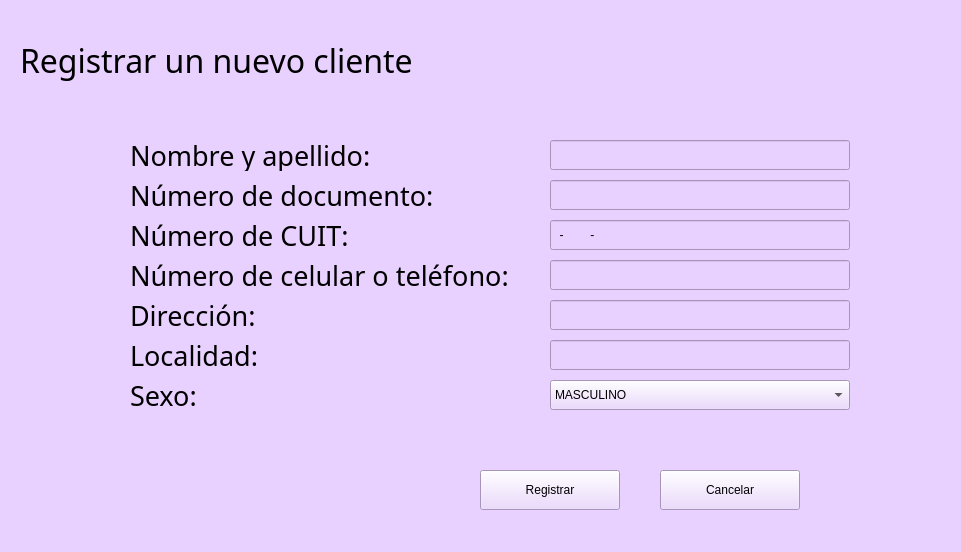
<?xml version="1.0" encoding="UTF-8"?>
<ui version="4.0">
 <class>MainWindow</class>
 <widget class="QMainWindow" name="MainWindow">
  <property name="geometry">
   <rect>
    <x>0</x>
    <y>0</y>
    <width>961</width>
    <height>552</height>
   </rect>
  </property>
  <property name="windowTitle">
   <string>MainWindow</string>
  </property>
  <property name="styleSheet">
   <string notr="true">background-color: rgb(232, 208, 255);</string>
  </property>
  <widget class="QWidget" name="centralwidget">
   <widget class="QLabel" name="label_2">
    <property name="geometry">
     <rect>
      <x>20</x>
      <y>40</y>
      <width>411</width>
      <height>41</height>
     </rect>
    </property>
    <property name="font">
     <font>
      <family>Century Gothic</family>
      <pointsize>24</pointsize>
      <weight>9</weight>
      <italic>false</italic>
      <bold>false</bold>
     </font>
    </property>
    <property name="styleSheet">
     <string notr="true">font: 75 24pt &quot;Century Gothic&quot;;
</string>
    </property>
    <property name="text">
     <string>Registrar un nuevo cliente</string>
    </property>
   </widget>
   <widget class="QLabel" name="label_3">
    <property name="geometry">
     <rect>
      <x>130</x>
      <y>140</y>
      <width>261</width>
      <height>31</height>
     </rect>
    </property>
    <property name="font">
     <font>
      <family>Century Gothic</family>
      <pointsize>20</pointsize>
      <weight>50</weight>
      <italic>false</italic>
      <bold>false</bold>
     </font>
    </property>
    <property name="styleSheet">
     <string notr="true">font: 20pt &quot;Century Gothic&quot;;</string>
    </property>
    <property name="text">
     <string>Nombre y apellido:</string>
    </property>
   </widget>
   <widget class="QLabel" name="label_4">
    <property name="geometry">
     <rect>
      <x>130</x>
      <y>180</y>
      <width>330</width>
      <height>30</height>
     </rect>
    </property>
    <property name="font">
     <font>
      <family>Century Gothic</family>
      <pointsize>20</pointsize>
      <weight>50</weight>
      <italic>false</italic>
      <bold>false</bold>
     </font>
    </property>
    <property name="styleSheet">
     <string notr="true">font: 20pt &quot;Century Gothic&quot;;</string>
    </property>
    <property name="text">
     <string>Número de documento:</string>
    </property>
   </widget>
   <widget class="QLabel" name="label_5">
    <property name="geometry">
     <rect>
      <x>130</x>
      <y>220</y>
      <width>230</width>
      <height>30</height>
     </rect>
    </property>
    <property name="font">
     <font>
      <family>Century Gothic</family>
      <pointsize>20</pointsize>
      <weight>50</weight>
      <italic>false</italic>
      <bold>false</bold>
     </font>
    </property>
    <property name="styleSheet">
     <string notr="true">font: 20pt &quot;Century Gothic&quot;;</string>
    </property>
    <property name="text">
     <string>Número de CUIT:</string>
    </property>
   </widget>
   <widget class="QLabel" name="label_6">
    <property name="geometry">
     <rect>
      <x>130</x>
      <y>260</y>
      <width>410</width>
      <height>30</height>
     </rect>
    </property>
    <property name="font">
     <font>
      <family>Century Gothic</family>
      <pointsize>20</pointsize>
      <weight>50</weight>
      <italic>false</italic>
      <bold>false</bold>
     </font>
    </property>
    <property name="styleSheet">
     <string notr="true">font: 20pt &quot;Century Gothic&quot;;</string>
    </property>
    <property name="text">
     <string>Número de celular o teléfono:</string>
    </property>
   </widget>
   <widget class="QLabel" name="label_7">
    <property name="geometry">
     <rect>
      <x>130</x>
      <y>300</y>
      <width>140</width>
      <height>30</height>
     </rect>
    </property>
    <property name="font">
     <font>
      <family>Century Gothic</family>
      <pointsize>20</pointsize>
      <weight>50</weight>
      <italic>false</italic>
      <bold>false</bold>
     </font>
    </property>
    <property name="styleSheet">
     <string notr="true">font: 20pt &quot;Century Gothic&quot;;</string>
    </property>
    <property name="text">
     <string>Dirección:</string>
    </property>
   </widget>
   <widget class="QLabel" name="label_8">
    <property name="geometry">
     <rect>
      <x>130</x>
      <y>340</y>
      <width>150</width>
      <height>30</height>
     </rect>
    </property>
    <property name="font">
     <font>
      <family>Century Gothic</family>
      <pointsize>20</pointsize>
      <weight>50</weight>
      <italic>false</italic>
      <bold>false</bold>
     </font>
    </property>
    <property name="styleSheet">
     <string notr="true">font: 20pt &quot;Century Gothic&quot;;</string>
    </property>
    <property name="text">
     <string>Localidad:</string>
    </property>
   </widget>
   <widget class="QLabel" name="label_9">
    <property name="geometry">
     <rect>
      <x>130</x>
      <y>380</y>
      <width>80</width>
      <height>30</height>
     </rect>
    </property>
    <property name="font">
     <font>
      <family>Century Gothic</family>
      <pointsize>20</pointsize>
      <weight>50</weight>
      <italic>false</italic>
      <bold>false</bold>
     </font>
    </property>
    <property name="styleSheet">
     <string notr="true">font: 20pt &quot;Century Gothic&quot;;</string>
    </property>
    <property name="text">
     <string>Sexo:</string>
    </property>
   </widget>
   <widget class="QLineEdit" name="nombap">
    <property name="geometry">
     <rect>
      <x>550</x>
      <y>140</y>
      <width>300</width>
      <height>30</height>
     </rect>
    </property>
    <property name="inputMask">
     <string>aaaaaaaaaaaaaaaaaaaaaaaaaaaaaaaaaaaaaaaaaaaaaaaaaaaaaaa</string>
    </property>
   </widget>
   <widget class="QLineEdit" name="loc">
    <property name="geometry">
     <rect>
      <x>550</x>
      <y>340</y>
      <width>300</width>
      <height>30</height>
     </rect>
    </property>
    <property name="inputMask">
     <string>aaaaaaaaaaaaaaaaaaaaaaaaaaaaaa</string>
    </property>
   </widget>
   <widget class="QLineEdit" name="direc">
    <property name="geometry">
     <rect>
      <x>550</x>
      <y>300</y>
      <width>300</width>
      <height>30</height>
     </rect>
    </property>
    <property name="inputMask">
     <string>xxxxxxxxxxxxxxxxxxxxxxxxxxxxxxxxxxxxxxxxxxxxxxxxxxxxxxx</string>
    </property>
   </widget>
   <widget class="QLineEdit" name="numcel">
    <property name="geometry">
     <rect>
      <x>550</x>
      <y>260</y>
      <width>300</width>
      <height>30</height>
     </rect>
    </property>
    <property name="inputMask">
     <string>999999999999999</string>
    </property>
   </widget>
   <widget class="QLineEdit" name="numcuit">
    <property name="geometry">
     <rect>
      <x>550</x>
      <y>220</y>
      <width>300</width>
      <height>30</height>
     </rect>
    </property>
    <property name="inputMask">
     <string>99-99999999-9</string>
    </property>
   </widget>
   <widget class="QLineEdit" name="numdoc">
    <property name="geometry">
     <rect>
      <x>550</x>
      <y>180</y>
      <width>300</width>
      <height>30</height>
     </rect>
    </property>
    <property name="inputMask">
     <string>99999999</string>
    </property>
   </widget>
   <widget class="QComboBox" name="sexo">
    <property name="geometry">
     <rect>
      <x>550</x>
      <y>380</y>
      <width>300</width>
      <height>30</height>
     </rect>
    </property>
    <item>
     <property name="text">
      <string>MASCULINO</string>
     </property>
    </item>
    <item>
     <property name="text">
      <string>FEMENINO</string>
     </property>
    </item>
   </widget>
   <widget class="QPushButton" name="btnCancelar">
    <property name="geometry">
     <rect>
      <x>660</x>
      <y>470</y>
      <width>140</width>
      <height>40</height>
     </rect>
    </property>
    <property name="styleSheet">
     <string notr="true">font: 20pt &quot;Century Gothic&quot;;</string>
    </property>
    <property name="text">
     <string>Cancelar</string>
    </property>
   </widget>
   <widget class="QPushButton" name="btnRegistrar22">
    <property name="geometry">
     <rect>
      <x>480</x>
      <y>470</y>
      <width>140</width>
      <height>40</height>
     </rect>
    </property>
    <property name="styleSheet">
     <string notr="true">font: 20pt &quot;Century Gothic&quot;;</string>
    </property>
    <property name="text">
     <string>Registrar</string>
    </property>
   </widget>
   <widget class="QLabel" name="label">
    <property name="geometry">
     <rect>
      <x>100</x>
      <y>505</y>
      <width>291</width>
      <height>31</height>
     </rect>
    </property>
    <property name="styleSheet">
     <string notr="true">font: 20pt &quot;Century Gothic&quot;;</string>
    </property>
    <property name="text">
     <string/>
    </property>
   </widget>
  </widget>
  <widget class="QStatusBar" name="statusbar"/>
 </widget>
 <tabstops>
  <tabstop>nombap</tabstop>
  <tabstop>numdoc</tabstop>
  <tabstop>numcuit</tabstop>
  <tabstop>numcel</tabstop>
  <tabstop>direc</tabstop>
  <tabstop>loc</tabstop>
  <tabstop>sexo</tabstop>
  <tabstop>btnRegistrar22</tabstop>
  <tabstop>btnCancelar</tabstop>
 </tabstops>
 <resources/>
 <connections>
  <connection>
   <sender>btnCancelar</sender>
   <signal>clicked()</signal>
   <receiver>MainWindow</receiver>
   <slot>close()</slot>
   <hints>
    <hint type="sourcelabel">
     <x>691</x>
     <y>488</y>
    </hint>
    <hint type="destinationlabel">
     <x>742</x>
     <y>435</y>
    </hint>
   </hints>
  </connection>
 </connections>
</ui>
